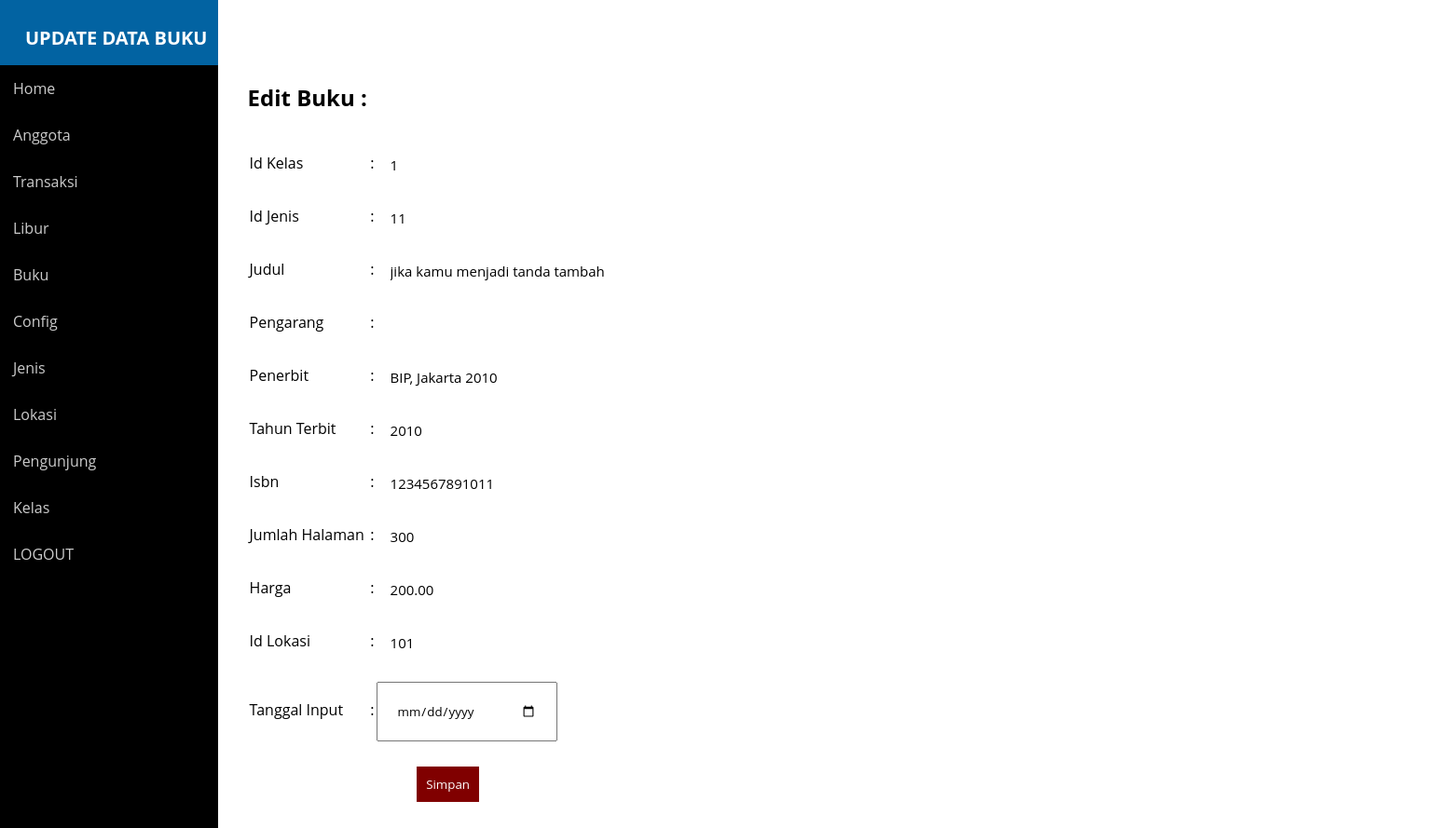
The page /perpus/update_buku.php?id_buku=111 (signed in) on the database its author committed.
### tables this page shows
CREATE TABLE IF NOT EXISTS `buku` (
`id_buku` int(6) NOT NULL,
  `id_kelas` int(6) NOT NULL,
  `id_jenis` int(5) NOT NULL,
  `judul` varchar(250) NOT NULL,
  `pengarang` varchar(250) NOT NULL,
  `penerbit` varchar(250) NOT NULL,
  `th_terbit` year(4) NOT NULL,
  `isbn` varchar(50) NOT NULL,
  `jml_hal` int(6) NOT NULL,
  `harga` decimal(12,2) NOT NULL,
  `id_lokasi` int(5) NOT NULL,
  `tgl_input` datetime NOT NULL
);

### perpus/update_buku.php (the view, shortened to what this page needs)
<!DOCTYPE html>
<html>
<head>
	<link rel="stylesheet" type="text/css" href="style2.css">
</head>
<body>
	<nav>
		<ul class="kiri">
			<li><a href="index.php">UPDATE DATA BUKU</a></li>
		</ul>
	</nav>
	<div class="sidebar">
		<ul>
	 	<li><a href="index.php">Home</a></li>
      <li><a href="anggota.php">Anggota</a></li>
      <li><a href="Transaksi.php">Transaksi</a></li>
      <li><a href="libur.php">Libur</a></li>
      <li><a href="buku.php">Buku</a></li>
      <li><a href="config.php">Config</a></li>
      <li><a href="jenis.php">Jenis</a></li>
      <li><a href="lokasi.php">Lokasi</a></li>
      <li><a href="pengunjung.php">Pengunjung</a></li>
      <li><a href="kelas.php">Kelas</a></li>
      <li><a href="logout.php">LOGOUT</a></li>
		</ul>
	</div>
	<div class="main">
		<div class="isimain">
			<?php
			$id = $_GET['id_buku'];
			$link = koneksi_db();
			$sql = "SELECT * FROM buku WHERE id_buku='$id'";
			$res = mysqli_query($link,$sql);
			if (mysqli_num_rows($res)==1) {
				$data = mysqli_fetch_array($res);
			?>
			<form action="proses_update_transaksi.php?id_buku=<?=$data['id_buku']; ?>" method="POST">
				<h1><font size="5">Edit Buku : </font></h1><br>
				<table width="430px">
					<tr>
						<td>Id Kelas</td><td>:</td>
						<td>
							<input type="text" name="id_kelas"  value="<?=$data['id_kelas'];?>" maxlength="6" autocomplete required>
						</td>
					</tr>
					<tr>
						<td>Id Jenis</td><td>:</td>
						<td>
							<input type="text" name="id_jenis"  value="<?=$data['id_jenis'];?>" maxlength="5" autocomplete required>
						</td>
					</tr>
					<tr>
						<td>Judul</td><td>:</td>
						<td>
							<input type="text" name="judul"  value="<?=$data['judul'];?>" maxlength="150"  autocomplete required>
						</td>
					</tr>
					<tr>
						<td>Pengarang</td><td>:</td>
						<td>
							<input type="text" name="pengarang"  value="<?=$data['Pengarang'];?>" maxlength="150" autocomplete required>
						</td>
					</tr>
					<tr>
						<td>Penerbit</td><td>:</td>
						<td>
							<input type="text" name="penerbit"  value="<?=$data['penerbit'];?>"  maxlength="50" autocomplete required>
						</td>
					</tr>
					<tr>
						<td>Tahun Terbit</td><td>:</td>
						<td>
							<input type="text" name="th_terbit"  value="<?=$data['th_terbit'];?>" maxlength="50" autocomplete required>
						</td>
					</tr>
					<tr>
						<td>Isbn</td><td>:</td>
						<td>
							<input type="text" name="isbn"  value="<?=$data['isbn'];?>" maxlength="150" autocomplete required>
						</td>
					</tr>
					<tr>
						<td>Jumlah Halaman</td><td>:</td>
						<td>
							<input type="text" name="jml_hal" value="<?=$data['jml_hal'];?>" maxlength="150" autocomplete required>
						</td>
					</tr>
					<tr>
						<td>Harga</td><td>:</td>
						<td>
							<input type="text" name="harga"  value="<?=$data['harga'];?>" maxlength="50" autocomplete required>
						</td>
					</tr>
					<tr>
						<td>Id Lokasi</td><td>:</td>
						<td>
							<input type="text" name="id_lokasi"  value="<?=$data['id_lokasi'];?>" maxlength="50" autocomplete required>
						</td>
					</tr>
					<tr>
						<td>Tanggal Input</td><td>:</td>
						<td>
							<input type="date" name="tgl_input"  value="<?=$data['tgl_input'];?>" maxlength="50" autocomplete required>
						</td>
					</tr>
					<tr>
						<td colspan="3" style="padding-top: 15px;text-align: center;"><input type="submit" value="Simpan" name="save"></td>
					</tr>
				</table>
			</form>
			<?php } ?>
		</div>
	</div>
</body>
</html>

### perpus/style2.css (style rules this page uses)
body { font-family: 'Open Sans', sans-serif; }
* { margin: 0; padding: 0; font-family: 'Open Sans', sans-serif; }
nav { width: 15%; height: 70px; background: #0263a2; position: fixed; z-index: 999; }
.kiri { float: left; width: 500px; }
.kiri a { font-weight: bold; padding-top: 50px; }
nav ul li a { font-size: 20px; }
nav .kiri li a { display: inline-block; padding: 27px; color: #fff; text-transform: uppercase; }
a { text-decoration: none; }
.sidebar { width: 15%; background: #000; position: fixed; height: 500%; padding-top: 70px; overflow: hidden; float: left; }
.sidebar ul li { list-style: none; }
.sidebar ul li a { padding: 14px; width: 50%; color: #ccc; display: block; transition: 0.4s; }
.main { float: left; width: 250%; margin-left: 1%; }
.isimain { padding: 80px 10px 30px 250px; }
input[type=text],select,textarea { outline: none; border-bottom: 0px solid black; border-left: 0px; border-right: 0px; border-top: 0px; font-size: 15px; width: 250px; margin: 10px 5px 5px 5px; padding: 10px; resize: none; }
input[type=date],select,textarea { outline: none; width: 150px; margin: 15px 0 10px 0; padding: 20px; resize: none; }
input[type=submit] { margin: 0px; outline: 0; background: maroon; color: #fff; border: 0; padding: 10px; cursor: pointer; }

### rows shown on the page
buku: id_kelas "1", id_jenis "11", judul "jika kamu menjadi tanda tambah", penerbit "BIP, Jakarta 2010", th_terbit "2010", isbn "1234567891011", jml_hal "300", harga "200.00", id_lokasi "101"
